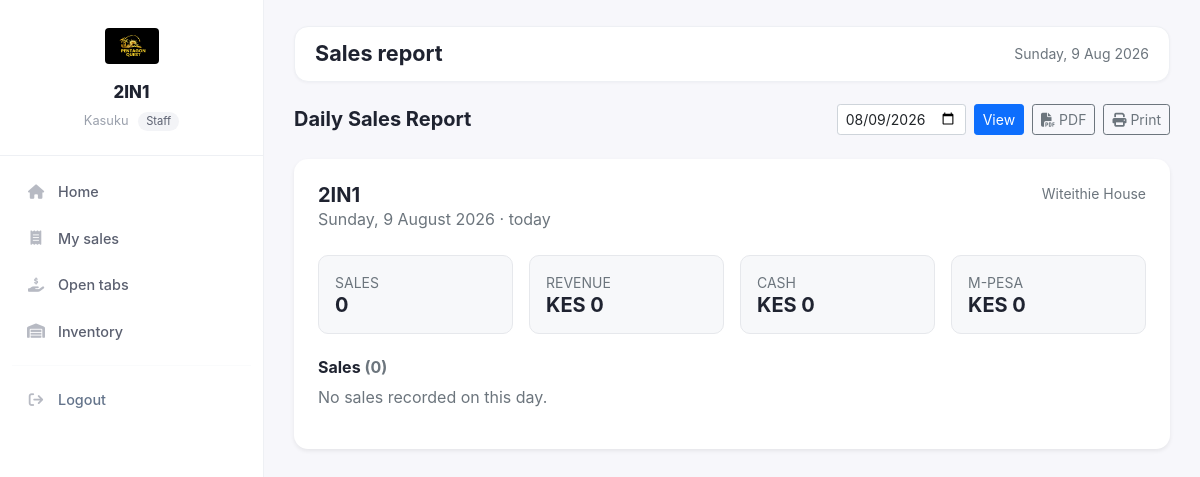
The page /public/super/reports/index.php (signed in) on the database its author committed.
### tables this page shows
CREATE TABLE `tenants` (
  `id` int NOT NULL AUTO_INCREMENT,
  `name` varchar(150) NOT NULL,
  `slug` varchar(150) NOT NULL,
  `owner_user_id` int DEFAULT NULL,
  `status` enum('active','suspended','cancelled') NOT NULL DEFAULT 'active',
  `logo_path` varchar(255) DEFAULT NULL,
  `currency` varchar(8) NOT NULL DEFAULT 'KES',
  `phone` varchar(30) DEFAULT NULL,
  `address` varchar(255) DEFAULT NULL,
  `receipt_footer` varchar(255) DEFAULT NULL,
  `kra_pin` varchar(20) DEFAULT NULL,
  `created_at` datetime NOT NULL DEFAULT CURRENT_TIMESTAMP,
  `updated_at` datetime NOT NULL DEFAULT CURRENT_TIMESTAMP ON UPDATE CURRENT_TIMESTAMP,
  PRIMARY KEY (`id`),
  UNIQUE KEY `uq_tenant_slug` (`slug`),
  KEY `idx_tenant_status` (`status`)
);

CREATE TABLE `users` (
  `id` int NOT NULL AUTO_INCREMENT,
  `tenant_id` int DEFAULT NULL,
  `username` varchar(50) NOT NULL,
  `email` varchar(100) NOT NULL,
  `password_hash` varchar(255) NOT NULL,
  `pin_hash` varchar(255) DEFAULT NULL,
  `position` varchar(100) DEFAULT NULL,
  `must_reset_password` tinyint(1) NOT NULL DEFAULT '0',
  `role_id` int NOT NULL,
  `is_active` tinyint(1) DEFAULT '1',
  `email_verified` tinyint(1) DEFAULT '0',
  `activation_token` varchar(64) DEFAULT NULL,
  `activation_expires` datetime DEFAULT NULL,
  `activated_at` datetime DEFAULT NULL,
  `created_at` timestamp NULL DEFAULT CURRENT_TIMESTAMP,
  `updated_at` timestamp NULL DEFAULT CURRENT_TIMESTAMP ON UPDATE CURRENT_TIMESTAMP,
  PRIMARY KEY (`id`),
  UNIQUE KEY `username` (`username`),
  UNIQUE KEY `email` (`email`),
  UNIQUE KEY `uq_users_tenant_email` (`tenant_id`,`email`),
  KEY `role_id` (`role_id`),
  KEY `idx_email` (`email`),
  KEY `idx_username` (`username`),
  KEY `idx_users_tenant` (`tenant_id`),
  KEY `idx_users_activation` (`activation_token`),
  CONSTRAINT `users_ibfk_1` FOREIGN KEY (`role_id`) REFERENCES `roles` (`id`)
);

### public/super/reports/index.php (the view, shortened to what the rows shown need)
<?php
require_once __DIR__ . '/../../../app/app.php';
$pdo  = Database::pdo();
$date = preg_replace('/[^0-9-]/', '', $_GET['date'] ?? '') ?: date('Y-m-d');
$data = SalesReport::data($pdo, TenantContext::tenantId(), $date);
$sum = $data['sum'];
$isToday = ($date === date('Y-m-d'));
?>
<div class="d-flex align-items-center justify-content-between mb-4 flex-wrap gap-2 no-print">
  <h1 class="h5 mb-0 fw-bold">Daily Sales Report</h1>
</div>
<div class="card border-0 shadow-sm print-area" style="border-radius:14px;">
  <div class="card-body p-4">
    <div class="d-flex justify-content-between align-items-start mb-4 flex-wrap gap-2">
      <div>
        <div class="h5 fw-bold mb-0"><?php echo htmlspecialchars($data['shop']['name'] ?: 'Shop'); ?></div>
        <div class="text-muted"><?php echo date('l, j F Y', strtotime($date)); ?><?php echo $isToday ? ' · today' : ''; ?></div>
      </div>
      <div class="text-end small text-muted">
        <?php if ($data['shop']['address']): ?><div><?php echo htmlspecialchars($data['shop']['address']); ?></div><?php endif; ?>
      </div>
    </div>
    <h2 class="h6 fw-bold mb-2">Sales <span class="text-muted">(<?php echo $sum['count']; ?>)</span></h2>
  </div>
</div>
<?php
include __DIR__ . '/../../templates/tenants/layout.php';

### public/components/tenants/sidebar.php (shortened to what the rows shown need)
<?php
require_once __DIR__ . '/../../../app/helpers/PathConfig.php';
$__tenant   = $__tenant ?? null;
$shopName   = $__tenant['name'] ?? 'My Shop';
$logo = Branding::tenantLogo($__tenant);
$username   = $_SESSION['username'] ?? 'User';
$roleLabel  = TenantContext::role() === 'tenant_owner' ? 'Owner' : 'Staff';
?>
<aside class="t-sidebar" id="tSidebar">
    <div class="t-brand">
        <img class="t-logo" src="<?php echo htmlspecialchars($logo); ?>" alt="<?php echo htmlspecialchars($shopName); ?>">
        <div class="t-shop"><?php echo htmlspecialchars($shopName); ?></div>
        <div class="t-user">
            <?php echo htmlspecialchars($username); ?>
            <span class="t-role"><?php echo htmlspecialchars($roleLabel); ?></span>
        </div>
    </div>
</aside>

### rows shown on the page
tenants: logo_path (picture), name "2IN1"
users: tenant.name "2IN1", tenant.address "Witeithie House"

### other values the page prints
$username "Kasuku"
$roleLabel "Staff"
$page_title "Sales report"
date('l, j F Y', strtotime($date)) "Sunday, 9 August 2026"
$b[0] "SALES"
$b[1] "0"
$b[0] "REVENUE"
$b[1] "KES 0"
$b[0] "CASH"
$b[0] "M-PESA"
$sum['count'] "0"
